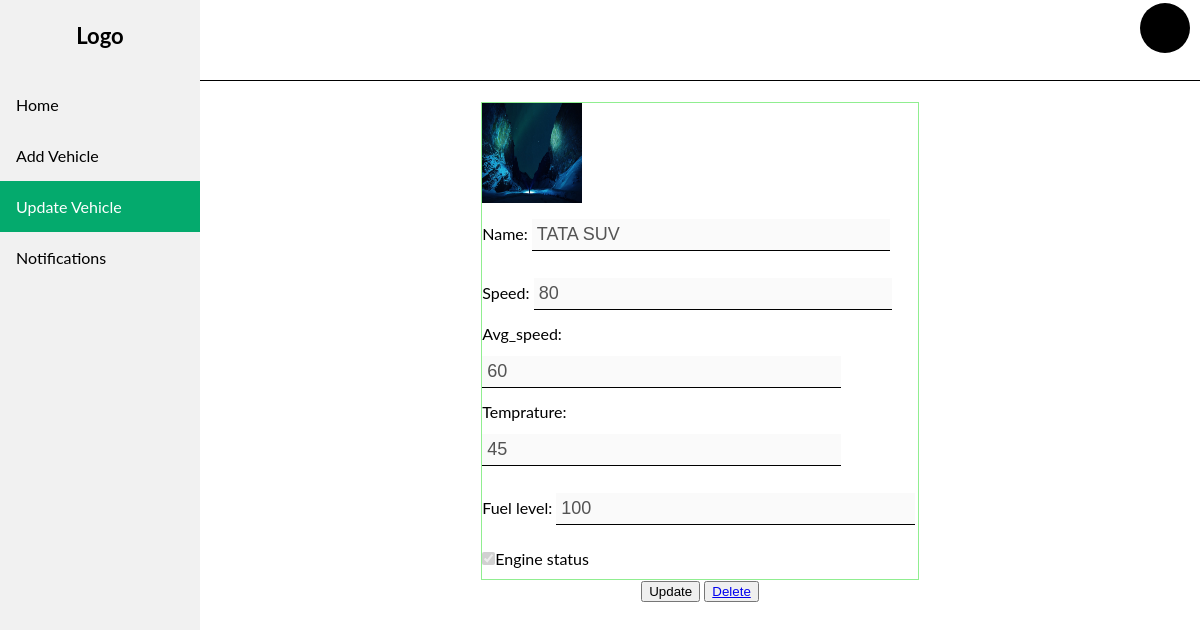
Screenshot of /show_details/3/ with the database file from the repository.
### hks/models.py (models this page shows, shortened)
class vehicle(models.Model):
    name=models.CharField(max_length=50)
    static_map=models.ImageField(upload_to='imgs', null=True,blank=True)
    speed=models.IntegerField()
    average_speed=models.IntegerField()
    Temprature=models.IntegerField()
    Fuel_level=models.IntegerField()
    Engine_status=models.BooleanField(default=False)

### hks/views.py (the view)
# urls.py: path('show_details/<int:pk>/',showdetails.as_view()),
class showdetails(APIView):
    def get(self,request,pk):
        pid=pk
        get_veh=vehicle.objects.filter(id=pid)
        return render(request,'show_details.html',{'dd':get_veh,'pk':pk})

### templates/show_details.html (shortened to what this page needs)
{% load static %}
<!DOCTYPE html>
<html>
<head>
<link rel="stylesheet" href="{% static 'style.css' %}">
<link rel="stylesheet" href="https://cdnjs.cloudflare.com/ajax/libs/font-awesome/4.7.0/css/font-awesome.min.css">
</head>
<body>
<div class="sidebar">
    <h3 style="text-align: center;font-size: 22px;">Logo</h3>
    <div class="navmen">
  <a  href="/">Home</a>
  <a  href="/add_form/">Add Vehicle</a>
  <a class="active" href="/shupd/">Update Vehicle</a>
  <a  href="/notifications/">Notifications</a>
</div>
</div>
<div class="pht">
  <div class="blak"></div>
</div>
<div class="content">
{% for d in dd %}
<form action="/update_vehicle/{{ pk }}/" method="post" enctype="multipart/form-data" >
<div class="addform">
    <div class="dabba" id="lgnbox">
        <div class="imgg">
        <img src="{{ d.static_map.url }}" width="100px" height="100px">
    </div>
    <div class="nmm">
        <label>Name:</label>
        <input class="name" type="text" name="f_name" id="nm" placeholder="Name" value="{{ d.name }}" disabled="true">
        </div>
        <div class="spdd">
        <label>Speed:</label>
        <input class="name" type="text" name="l_name" id="spd" placeholder="Speed" value="{{ d.speed }}" disabled="true">
        </div>
        <div class="agg">
        <label>Avg_speed:</label>
        <input class="name" type="text" name="u_name" id="avspd" placeholder="Average Speed" value="{{ d.average_speed }}" disabled="true">
        </div>
        <div class="tmp">
        <label>Temprature:</label>
        <input class="name" type="text" name="temp" id="temm" placeholder="Temprature" value="{{ d.Temprature }}" disabled="true">
        </div>
        <div class="lvl">
        <label>Fuel level:</label>
        <input class="name" type="text" name="level" id="levl" placeholder="Fuel level" value="{{ d.Fuel_level }}" disabled="true">
        </div>
        <div class="boxer">
        {% if d.Engine_status %}
        <input  type="checkbox" name="sts" id="ests"  disabled="true" checked><span>Engine status</span>
        {% else %}
        <input  type="checkbox" name="sts" id="ests" disabled="true"><span>Engine status</span>
        {% endif %}
        </div>
    </div>
</div>
<div class="btncont" style="text-align: center;">
<button type="button" style="cursor: pointer;" id="updt" onclick="ups()">Update</button>
<button type="button" style="cursor:pointer;" id="dlt"><a href="/delete_vehicle/{{ pk }}/">Delete</a></button>
</div>
</form>
{% endfor %}
</div>
</body>
</html>

### static/style.css (style rules this page uses)
body { margin: 0; font-family: "Lato", sans-serif; }
.sidebar { margin: 0; padding: 0; width: 200px; background-color: #f1f1f1; position: fixed; height: 100%; overflow: auto; }
.sidebar a { display: block; color: black; padding: 16px; text-decoration: none; }
.sidebar a.active { background-color: #04AA6D; color: white; }
.blak { width: 50px; height: 50px; border-radius: 50%; background-color: black; float: right; margin-right: 10px; margin-top: 3px; }
.pht { text-align: right; border-bottom: 1px solid black; height: 80px; }
.navmen { margin-top: 30px; }
div.content { margin-left: 200px; padding: 1px 16px; }
.dabba { width: 45%; margin: auto; background: white; border: 1.5px solid lightgreen; margin-top: 20px; }
.name { width: 80%; }
.boxer { width: 100%; display: block; }
.dabba input { margin: auto; font-size: 18px; border: none; border-bottom: 1px solid black; padding: 5px; margin-top: 13px; margin-bottom: 14px; }

### rows the page displays
vehicle: static_map (picture), f_name "TATA SUV", l_name "80", u_name "60", temp "45", level "100"
